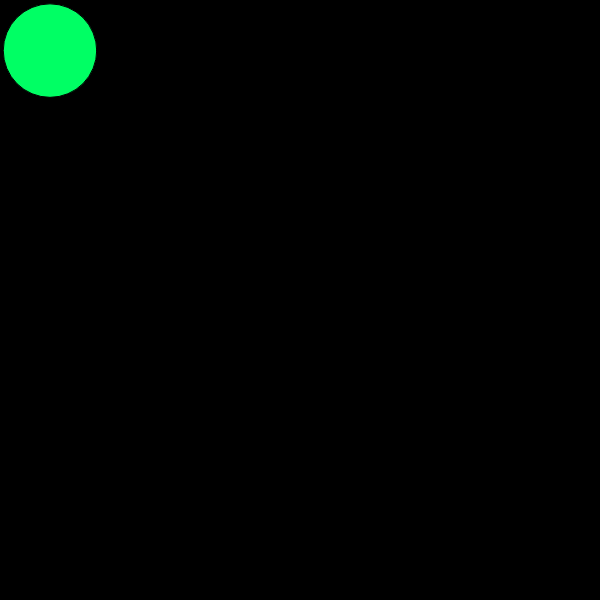
Frame 1 (no input)
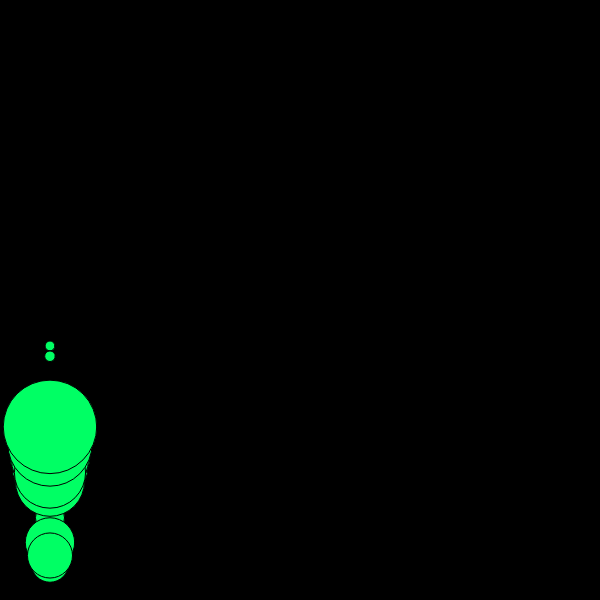
Frame 60 (no input)
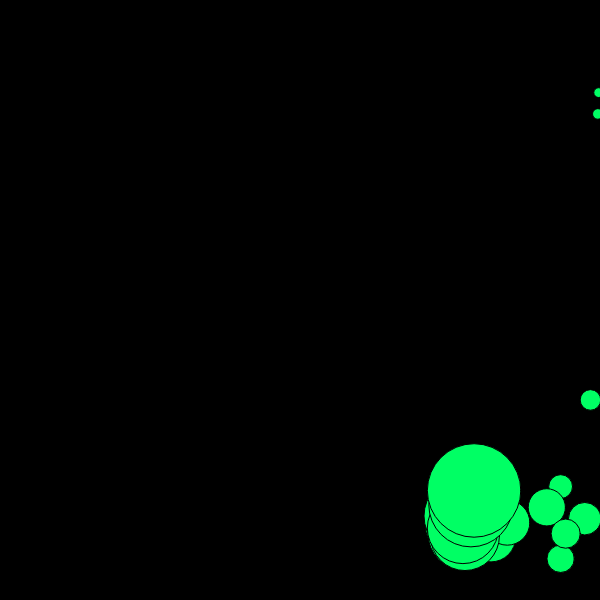
Frame 120 (the mouse pressed at the canvas centre since frame 60)

The p5.js sketch that drew these frames (run headless with seeded random() and noise() and a simulated clock; from frame 60 on, the mouse is pressed at the canvas centre):

// p5.js sketch
// ── sketch.js

'use strict'

let persistForce;
let wind;

let movers = [];
const numMovers = 20;

let getDrag = function( v ) {

    // pass in a force vector and compute the drag force
    // drag = ( speed * speed ) * coefficent * -1

    let c = 0.01; // drag coefficent -- scales drag
    let speed = v.mag();
    let dragMagnitude = c * speed * speed;

    let drag = v.copy();
    drag.mult( -1 );
    drag.normalize();

    return drag.mult( dragMagnitude );

}

function setup() {

    createCanvas( 600, 600 );

    //define out forces
    persistForce = createVector( 0, 0.6 );
    wind = createVector( 2.4, -0.9 );

    for ( let i = 0; i < numMovers; i++ ) {

        createMover();

    }

    console.log( movers );

}

function createMover() {

    let mover = new Mover();
    mover.position = createVector( 50, 50 );
    mover.mass = random( 0.2, 5.0 );

    movers.push( mover );

}

function draw() {

    background( 0 );

    for ( let i = 0; i < movers.length; i++ ) {

        if ( mouseIsPressed ) {

            movers[i].applyForce( wind );

        }

        let m = movers[i].mass;
        let gravity = p5.Vector.mult( persistForce, m );
        movers[i].applyForce( gravity );

        let velo = movers[i].velocity;
        movers[i].applyForce( getDrag( velo ) );

        movers[i].checkEdges();
        movers[i].update();
        movers[i].display();

    }

}

function Mover() {

    this.position = createVector( width / 2, height / 2 );
    this.velocity = createVector( 0, 0 );
    this.acceleration = createVector( 0, 0 );
    this.topSpeed = 500;

    this.mass;
    this.col = color( 0, 255, 100 );

    this.applyForce = function( force ) {

        // force is inverse proportional to mass
        let f = p5.Vector.div( force, this.mass );
        this.acceleration.add( f );

    }

    this.update = function() {

        this.velocity.add( this.acceleration );
        this.velocity.limit( this.topSpeed );
        this.position.add( this.velocity );

        // clear acceleration at end of update!
        this.acceleration.mult( 0 );

    }

    this.checkEdges = function() {

        let s = ( this.mass * 20 ) * 0.5;
        if ( this.position.x > width - s ) {

            this.position.x = width - s;
            this.velocity.x *= -1;

        } else if ( this.position.x < 0 + s ) {

            this.position.x = 0 + s;
            this.velocity.x *= -1;

        }

        if ( this.position.y > height - s ) {

            this.position.y = height - s;
            this.velocity.y *= -1;

        } else if ( this.position.y < 0 + s ) {

            this.position.y = 0 + s;
            this.velocity.y *= -1;

        }

    }

    this.display = function() {

        fill( this.col );
        ellipse( this.position.x, this.position.y, this.mass * 20, this.mass * 20 );

    }

}
